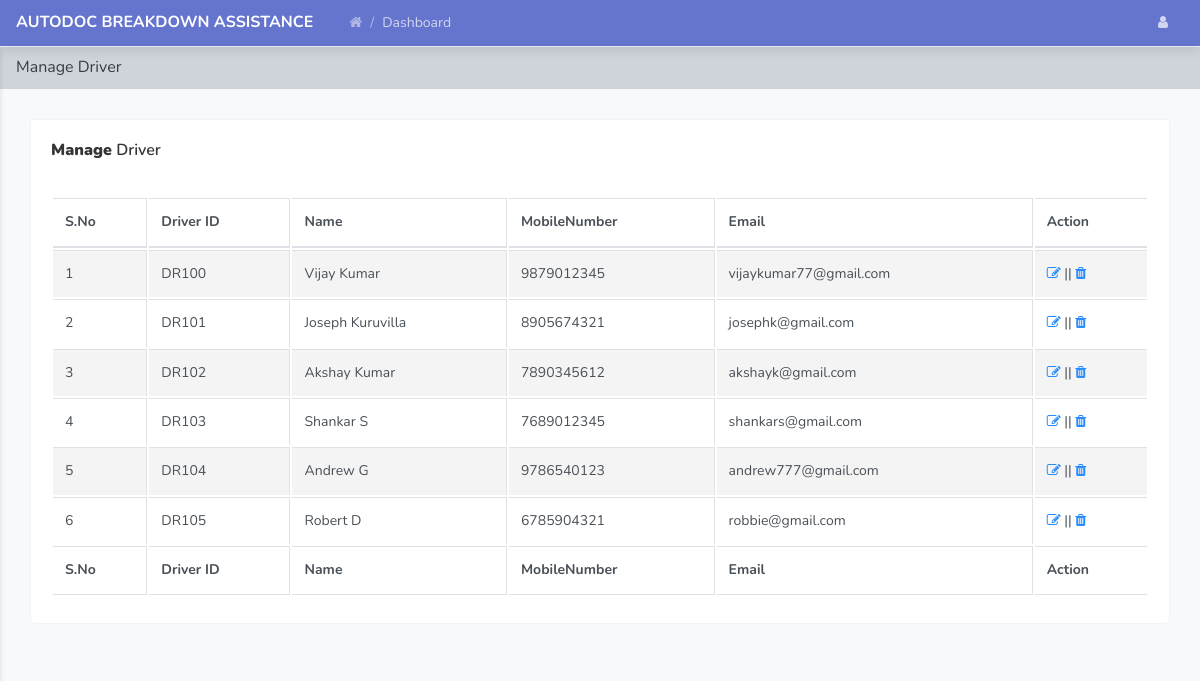
The app's page /autodoc/admin/manage-driver.php (signed in) with its own data.
### tables this page shows
CREATE TABLE `tbldriver` (
  `ID` int(10) NOT NULL,
  `DriverID` varchar(20) DEFAULT NULL,
  `Name` varchar(200) DEFAULT NULL,
  `MobileNumber` bigint(10) DEFAULT NULL,
  `Email` varchar(200) DEFAULT NULL,
  `Address` mediumtext DEFAULT NULL,
  `Password` varchar(200) DEFAULT NULL,
  `JoiningDate` timestamp NOT NULL DEFAULT current_timestamp()
);

### autodoc/admin/manage-driver.php (the view, shortened to what this page needs)
<?php
include('includes/dbconnection.php');
if (strlen($_SESSION['vamsaid']==0)) {
  header('location:logout.php');
  } else{
  ?>
<!doctype html>
<html lang="en">
<head>
    <link rel="stylesheet" href="../assets/vendor/themify-icons/themify-icons.css">
    <link rel="stylesheet" href="../assets/vendor/fontawesome/css/font-awesome.min.css">
    <link rel="stylesheet" href="../assets/vendor/jquery-datatable/dataTables.bootstrap4.min.css">
    <link  rel="stylesheet" href="../assets/css/main.css">
</head>
<body class="theme-indigo">
<?php include_once('includes/header.php');?>
    <div class="main_content" id="main-content">
        <div class="page">
            <nav class="navbar navbar-expand-lg navbar-light bg-light">
                <a class="navbar-brand" href="javascript:void(0);">Manage Driver</a>
            </nav>
            <div class="container-fluid">
                <div class="row clearfix">
                    <div class="col-lg-12">
                        <div class="card">
                            <div class="header">
                                <h2><strong>Manage</strong> Driver </h2>
                            </div>
                            <div class="body">
                                <div class="table-responsive">
                                    <table class="table table-bordered table-striped table-hover js-basic-example dataTable">
                                        <thead>
                                            <tr>
                                               <th>S.No</th>
                                        <th>Driver ID</th>
                                        <th>Name</th>
                                        <th>MobileNumber</th>
                                        <th>Email</th>
                                        <th>Action</th>
                                            </tr>
                                        </thead>
                                        <tfoot>
                                            <tr>
                                               <th>S.No</th>
                                        <th>Driver ID</th>
                                        <th>Name</th>
                                        <th>MobileNumber</th>
                                        <th>Email</th>
                                        <th>Action</th>
                                            </tr>
                                        </tfoot>
                                        <tbody>
                                            <tr>
                                                <?php
$sql="SELECT * from tbldriver";
$query = $dbh -> prepare($sql);
$query->execute();
$results=$query->fetchAll(PDO::FETCH_OBJ);
$cnt=1;
if($query->rowCount() > 0)
{
foreach($results as $row)
{               ?>
                                               <td><?php echo htmlentities($cnt);?></td>
                                        <td><?php  echo htmlentities($row->DriverID);?></td>
                                        <td><?php  echo htmlentities($row->Name);?></td>
                                        <td><?php  echo htmlentities($row->MobileNumber);?></td>
                                        <td><?php  echo htmlentities($row->Email);?></td>
                                        <td><a href="edit-driver-detail.php?editid=<?php echo htmlentities ($row->ID);?>"><i class="fa fa-edit" aria-hidden="true"></i></a> || <a href="manage-driver.php?delid=<?php echo ($row->ID);?>" onclick="return confirm('Do you really want to Delete ?');"><i class="fa fa-trash fa-delete" aria-hidden="true"></i></a></td>
                                            </tr>
                                         <?php $cnt=$cnt+1;}} ?>
                                        </tbody>
                                    </table>
                                </div>
                            </div>
                        </div>
                    </div>
                </div>
            </div>
        </div>
    </div>
</body>
</html><?php }  ?>

### autodoc/admin/includes/header.php (shortened to what this page needs)
<nav class="navbar custom-navbar navbar-expand-lg py-2">
    <div class="container-fluid px-0">
        <a href="dashboard.php" class="navbar-brand"><strong>AUTODOC BREAKDOWN ASSISTANCE</strong></a>
        <div id="navbar_main">
            <ul class="navbar-nav mr-auto hidden-xs">
                <li class="nav-item page-header">
                    <ul class="breadcrumb" style="padding-left: 20px;">
                        <li class="breadcrumb-item"><a href="dashbaord.php"><i class="fa fa-home"></i></a></li>
                        <li class="breadcrumb-item active">Dashboard</li>
                    </ul>
                </li>
            </ul>
            <ul class="navbar-nav ml-auto">
                <li class="nav-item dropdown">
                    <a class="nav-link nav-link-icon" href="javascript:void(0);" id="navbar_1_dropdown_3" role="button" data-toggle="dropdown" aria-haspopup="true" aria-expanded="false"><i class="fa fa-user"></i></a>
                </li>
            </ul>
        </div>
    </div>
</nav>

### records on screen
tbldriver: DriverID "DR100", Name "Vijay Kumar", MobileNumber "9879012345", Email "vijaykumar77@gmail.com"
tbldriver: DriverID "DR101", Name "Joseph Kuruvilla", MobileNumber "8905674321", Email "josephk@gmail.com"
tbldriver: DriverID "DR102", Name "Akshay Kumar", MobileNumber "7890345612", Email "akshayk@gmail.com"
tbldriver: DriverID "DR103", Name "Shankar S", MobileNumber "7689012345", Email "shankars@gmail.com"
tbldriver: DriverID "DR104", Name "Andrew G", MobileNumber "9786540123", Email "andrew777@gmail.com"
tbldriver: DriverID "DR105", Name "Robert D", MobileNumber "6785904321", Email "robbie@gmail.com"
